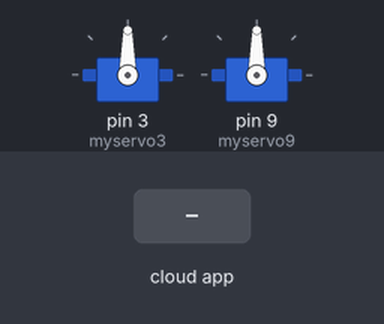
Recording of a sketch running on a simulated Arduino Uno, built with avr-gcc and run on an emulated ATmega328P. Parts: 2 × servo. The inputs (shaded band) are chosen by the test bench. The ROS host is connected and sends only what is stated.

Above: at 1.2 s.
1.3 s: the phone or cloud app sets servomotor_cmd to 0
At 1.6 s:
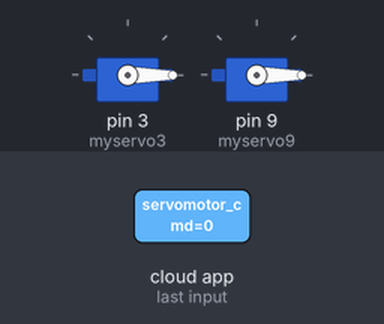
2.8 s: the phone or cloud app sets servomotor_cmd to 45
At 4.0 s:
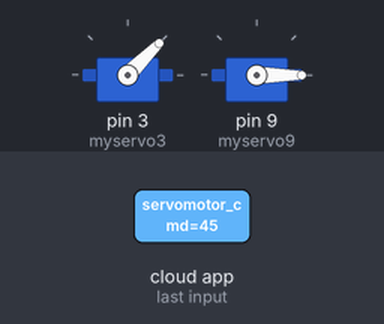
4.3 s: the phone or cloud app sets servomotor_cmd to 90
At 5.1 s:
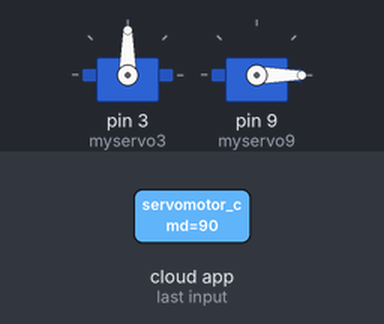
5.8 s: the phone or cloud app sets servomotor_cmd to 180
At 6.3 s:
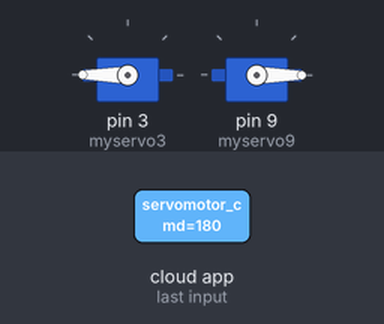
Timing chart, 0 to 8.3 s (numbered marks = the images above; inputs shaded):
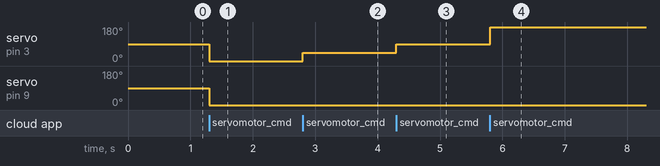

Measured:
- after the input at 1.3 s, servo on pin 3 (myservo3), servo on pin 9 (myservo9): 90° → 0° at once
- after the input at 2.8 s, servo on pin 3 (myservo3): 0° → 45° at once
- after the input at 4.3 s, servo on pin 3 (myservo3): 45° → 90° at once
- after the input at 5.8 s, servo on pin 3 (myservo3): 90° → 180° at once

The sketch:

sub_servomotor_cmd.ino
```cpp
/* this is the code run on the arduino IDE
   rosserial Servo Control Example

   This sketch demonstrates the control of hobby R/C servos
   using ROS and the arduiono

   For the full tutorial write up, visit
   www.ros.org/wiki/rosserial_arduino_demos

   For more information on the Arduino Servo Library
   Checkout :
   http://www.arduino.cc/en/Reference/Servo
   rostopic pub servo std_msgs/UInt16  <angle>
   REF: https://www.youtube.com/watch?v=cui0I4HAmwM
   3 STEPS TO RUN THE CODE:
   1-terminal: roscore
   2-terminal: rosrun rosserial_python serial_node.py /dev/ttyUSB0   -- to startup the node on arduino
   3-terminal: rostopic pub servo std_msgs/UInt16 90   -- to publish the angle
*/
/*********************** for UInt16MultiArray ********************/
//#if defined(ARDUINO) && ARDUINO >= 100
//#include "Arduino.h"
//#else
//#include <WProgram.h>
//#endif
//#include <ros.h>
//#include <std_msgs/UInt16.h>
//#include "std_msgs/String.h"
//#include <std_msgs/UInt16MultiArray.h>
//#include <std_msgs/MultiArrayDimension.h>
//#include <Servo.h>
//
//
//ros::NodeHandle  nh;
//
//Servo myservo3;
//Servo myservo9;
//
//void servo_cb( const std_msgs::UInt16MultiArray& servomotor_msg)
//{
//  //set servo angle, should be from 0-180
//  myservo3.write(servomotor_msg.data[0]);
//  myservo9.write(servomotor_msg.data[1]);
//  delay(15);
//}
//// servomotor_cmd is the topic from the publisher
//ros::Subscriber<std_msgs::UInt16MultiArray> servomotor_cmd("servomotor_cmd", servo_cb);
//
//void setup()
//{
//  nh.initNode();
//  nh.subscribe(servomotor_cmd);
//
//  myservo3.attach(3); //attach it to pin 3
//  myservo9.attach(9); //attach it to pin 9
//}
//
//void loop() {
//  nh.spinOnce();
//  delay(1);
//}

/*********************** for UInt32 ********************/
#include <ros.h>
#include <std_msgs/UInt32.h>
#include <Servo.h>

ros::NodeHandle  nh;

Servo myservo3;
Servo myservo9;

void servo_cb( const std_msgs::UInt32& servomotor_msg)
{
  //set servo angle, should be from 0-180
  myservo3.write(servomotor_msg.data & 0x0000FFFF);
  myservo9.write((servomotor_msg.data & 0xFFFF0000) >> 16);
  delay(15);
}
// servomotor_cmd is the topic from the publisher
ros::Subscriber<std_msgs::UInt32> servomotor_cmd("servomotor_cmd", servo_cb);

void setup()
{
  nh.initNode();
  nh.subscribe(servomotor_cmd);

  myservo3.attach(3); //attach it to pin 3
  myservo9.attach(9); //attach it to pin 9
}

void loop() {
  nh.spinOnce();
  delay(1);
}
```
